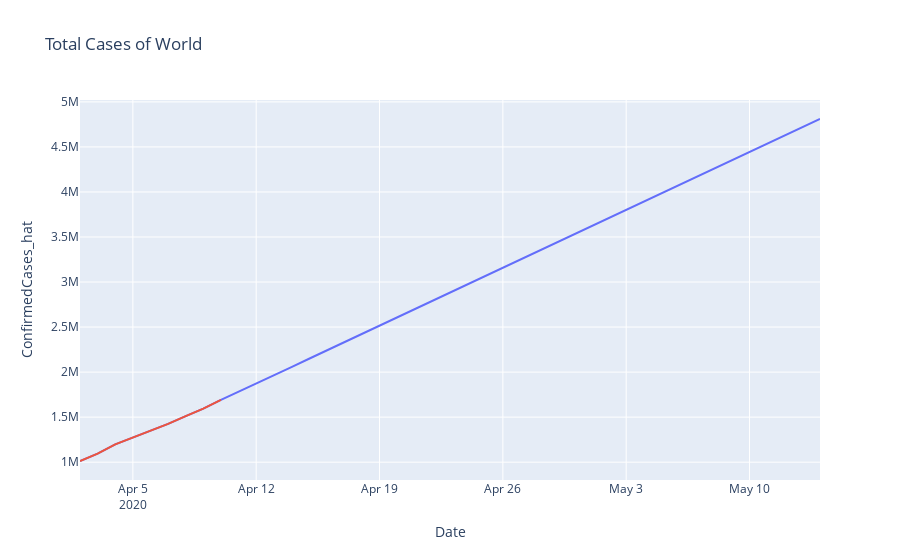
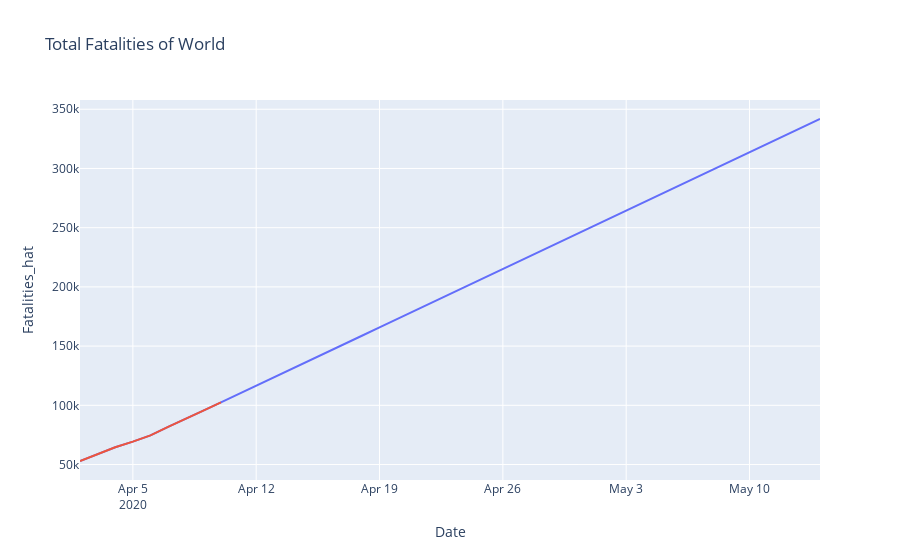

Notebook cell for these charts, in order:
### Code cell
df_total = df_val.groupby(['Date']).sum().reset_index()

idx = df_total[((df_total['ConfirmedCases'].isnull() == False) & (df_total['ConfirmedCases'] > 0))].shape[0]
fig = px.line(df_total, x="Date", y="ConfirmedCases_hat", title='Total Cases of World')
fig.add_scatter(x=df_total['Date'][0:idx], y=df_total['ConfirmedCases'][0:idx], mode='lines', name="Actual", showlegend=False)
fig.show()

fig = px.line(df_total, x="Date", y="Fatalities_hat", title='Total Fatalities of World')
fig.add_scatter(x=df_total['Date'][0:idx], y=df_total['Fatalities'][0:idx], mode='lines', name="Actual", showlegend=False)
fig.show()
